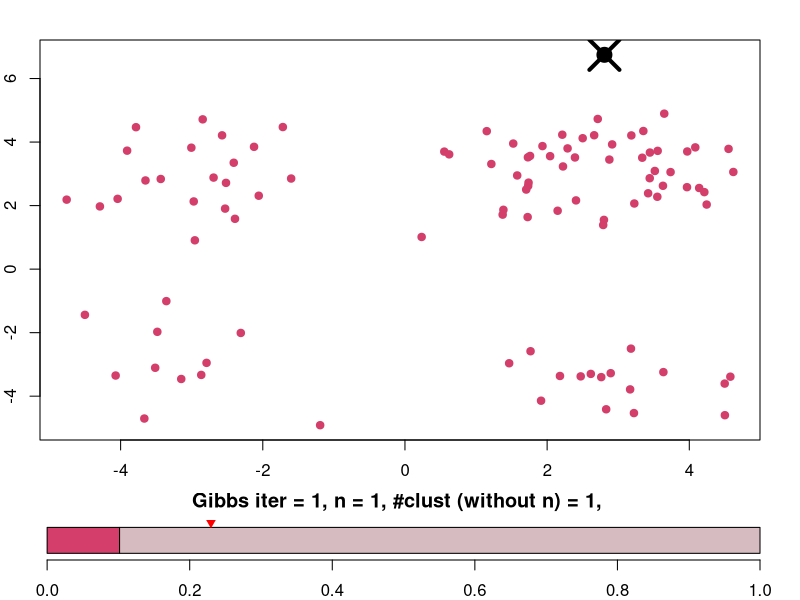
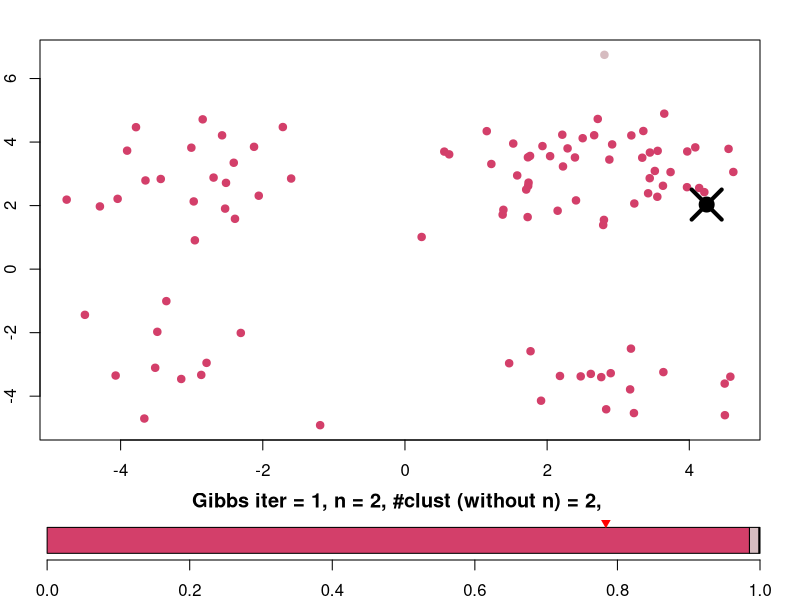
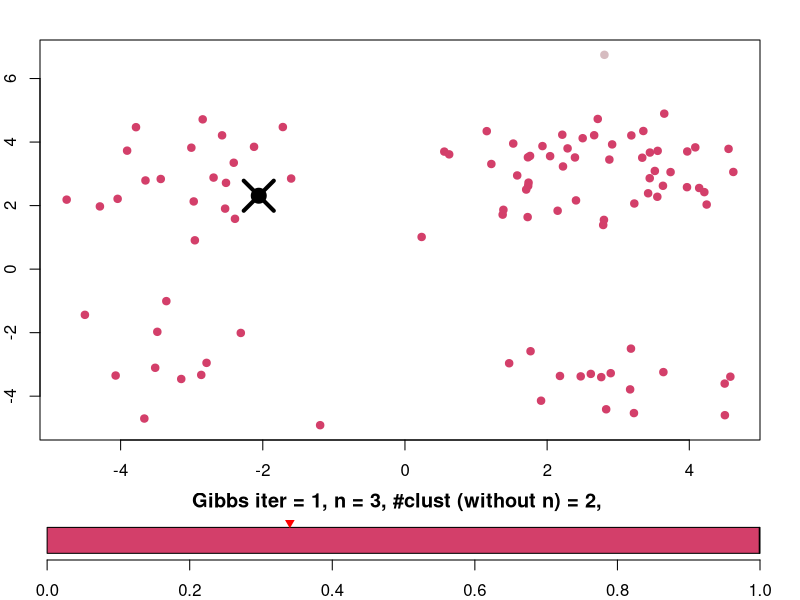
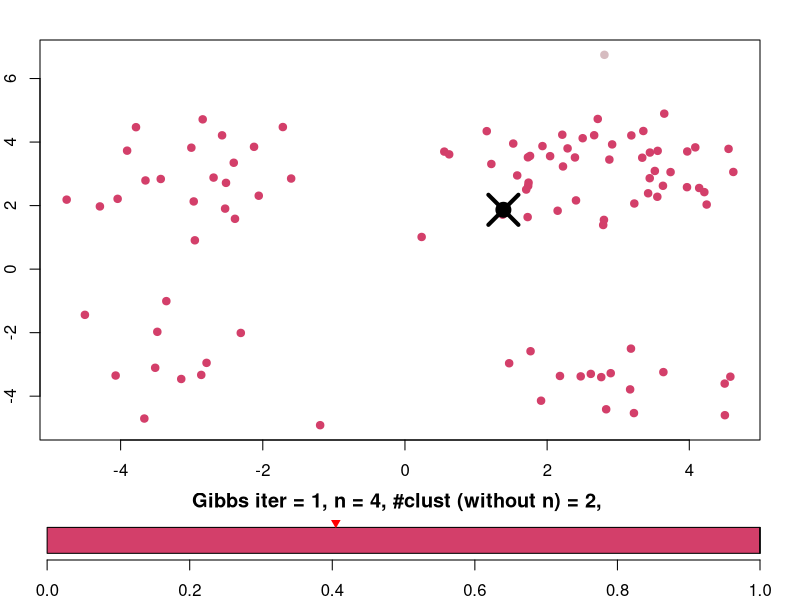
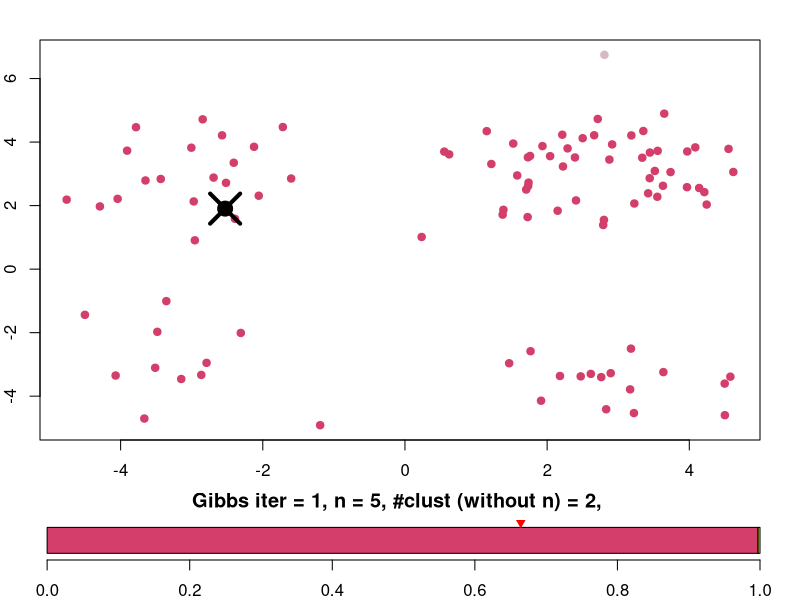
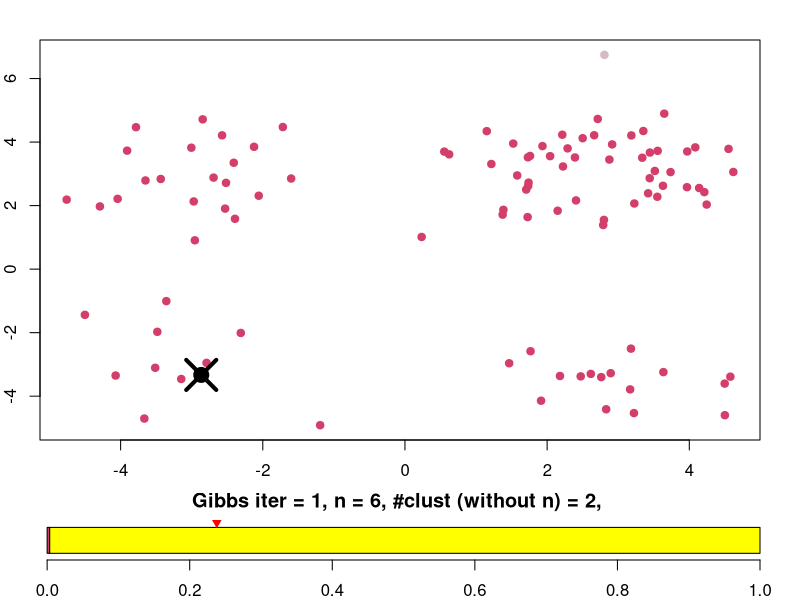
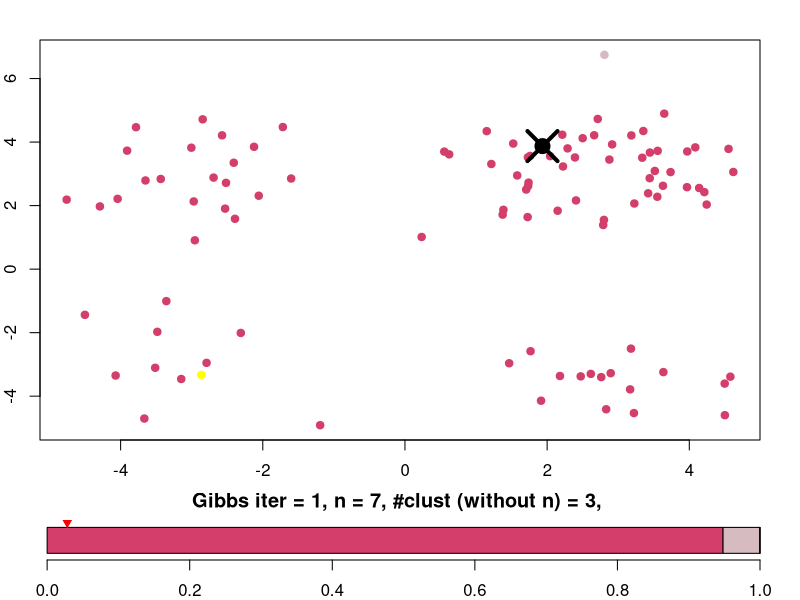
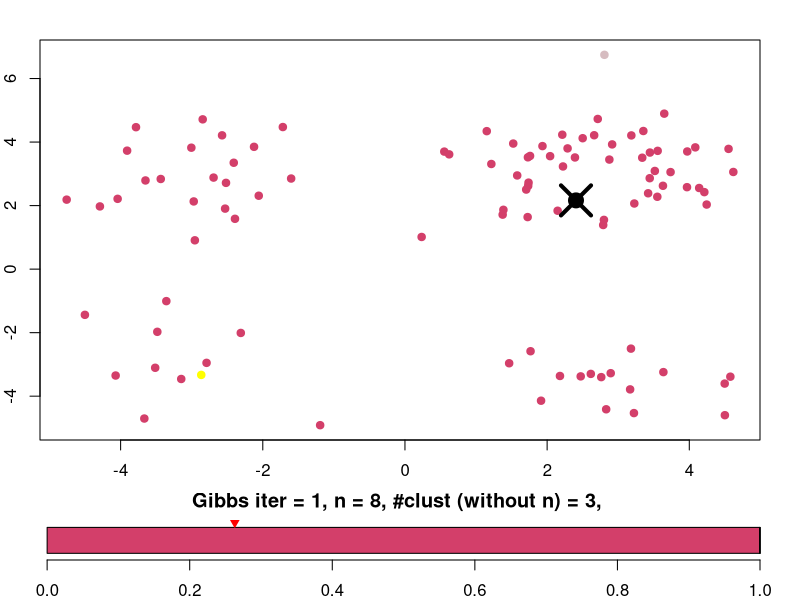

These charts were generated, in order, by the following R code: (Note: a time limit stopped this script after it produced the figures.)
# A Gibbs sampler for a CRP Gaussian mixture model
# Algorithm 3 in Neal 2000
# Copyright (C) 2017, Tamara Broderick
# www.tamarabroderick.com

#    This program is free software: you can redistribute it and/or modify
#    it under the terms of the GNU General Public License as published by
#    the Free Software Foundation, either version 3 of the License, or
#    (at your option) any later version.
#
#    This program is distributed in the hope that it will be useful,
#    but WITHOUT ANY WARRANTY; without even the implied warranty of
#    MERCHANTABILITY or FITNESS FOR A PARTICULAR PURPOSE.  See the
#    GNU General Public License for more details.
#
#    You should have received a copy of the GNU General Public License
#    along with this program.  If not, see <http://www.gnu.org/licenses/>.

# useful for working with multivariate normal distributions
library(mvtnorm)

# Note: default function call at the end

ex9_gen_data <- function(Ndata, sd) {
# generate Gaussian mixture model data for inference later
#
# Args:
#  Ndata: number of data points to generate
#  sd: covariance matrix of data points around the
#      cluster-specific mean is [sd^2, 0; 0, sd^2];
#      i.e. this is the standard deviation in either direction
#
# Returns:
#  x: an Ndata x D matrix of data points (D=2 data dimensions)
#  z: an Ndata-long vector of cluster assignments
#  mu: a K x D matrix of cluster means,
#      where K is the number of clusters

	# matrix of cluster centers: one in each quadrant
	mu = matrix(c(3,3, -3,3, 3,-3, -3,-3), ncol=2, byrow=TRUE)
	# vector of component frequencies
	rho = c(0.5,0.3,0.2,0.1)

	# assign each data point to a component
	z = sample(1:length(rho), Ndata, replace=TRUE, prob=rho)
	# draw each data point according to the cluster-specific
	# likelihood of its component
	x = cbind(rnorm(rep(NA,Ndata), mu[z,1], rep(sd,Ndata)),
		rnorm(rep(NA,Ndata), mu[z,2], rep(sd,Ndata)))
	
	# return the data.
	# also return the cluster centers and means in case
	# that is useful for comparison
	list("x" = x, "z" = z, "mu" = mu)
}

ex9_crp_gibbs <- function(data, sd, initz) {
# Run a Gibbs sampler for a CRP Gaussian mixture model
# on the data
#
# Args:
#  data: an Ndata x D matrix of data points
#  sd: we assume the Gaussian likelihood around any
#      cluster mean has covariance matrix diag(sd^2,...,sd^2);
#      so this is the standard deviation in any direction
#  initz: vector of strictly positive integers; initial
#      assignments of data points to clusters; takes
#      values 1,...,K
#
# Returns:
#  Nothing
#
# Note:
#  Has been tested only on D=2

	# supposedly a collection of colors that
	# are easily visually separated on the screen
	# obtained from: https://graphicdesign.stackexchange.com/questions/3682/where-can-i-find-a-large-palette-set-of-contrasting-colors-for-coloring-many-d
	sep_colors = c("#023FA5","#7D87B9","#BEC1D4","#D6BCC0","#BB7784","yellow","#4A6FE3","#8595E1","#B5BBE3","#E6AFB9","#E07B91","#D33F6A", "#11C638","#8DD593","#C6DEC7","#EAD3C6","#F0B98D","#EF9708","#0FCFC0","#9CDED6","#D5EAE7","#F3E1EB","#F6C4E1","#F79CD4")
	palette(sample(sep_colors, replace=FALSE))

	# setup the plot into two parts:
	# the data and the probabilities for Gibbs sampling
	par(mar = rep(2,4))
	layout(matrix(c(1,2), 2, 1, byrow=TRUE),
        	heights=c(4,1)
        )
	
	# don't exceed this many Gibbs iterations
	maxIters = 1000
	# the algorithm will pause and plot after this
	# iteration number; 0 ensures it will plot right off
	minPauseIter = 0

	# just setting alpha for inference.
	# a small alpha encourages a small number of clusters
	alpha = 0.01

	# dimension of the data points
	data_dim = ncol(data)
	# cluster-specific covariance matrix
	Sig = diag(sd^2,data_dim)
	# prior covariance matrix
	Sig0 = diag(3^2,data_dim)
	# cluster-specific precision (Sig^{-1})
	Prec = solve(Sig)
	# prior precision (Sig^{-1})
	Prec0 = solve(Sig0)
	# prior mean on cluster parameters
	mu0 = matrix(c(0,0), ncol=2, byrow=TRUE)
	# number of data points
	Ndata = nrow(data)

	# initialize the sampler
	z = initz  # initial cluster assignments
	counts = as.vector(table(z))  # initial data counts at each cluster
	Nclust = length(counts)	  # initial number of clusters

	# run the Gibbs sampler
	for(iter in 1:maxIters) {
		# take a Gibbs step at each data point
		for(n in 1:Ndata) {
			# get rid of the nth data point
			c = z[n]
			counts[c] = counts[c] - 1
			# if the nth data point was the only point in a cluster,
			# get rid of that cluster
			if(counts[c]==0) {
				counts[c] = counts[Nclust]
				loc_z = (z==Nclust)
				z[loc_z] = c
				counts = counts[-Nclust]
				Nclust = Nclust - 1
			}
			z[n] = -1  # ensures z[n] doesn't get counted as a cluster

			# unnormalized log probabilities for the clusters
			log_weights = rep(NA,Nclust+1)
			# find the unnormalized log probabilities
			# for each existing cluster
			for(c in 1:Nclust) {
				c_Precision = Prec0 + counts[c] * Prec
				c_Sig = solve(c_Precision)
				# find all of the points in this cluster
				loc_z = which(z==c)
				# sum all the points in this cluster
				if(length(loc_z) > 1) {
					sum_data = colSums(data[z == c,])
				} else {
					sum_data = data[z==c,]
				}
				c_mean = c_Sig %*% (Prec %*% sum_data + Prec0 %*% t(mu0))
				log_weights[c] = log(counts[c]) + dmvnorm(data[n,], mean = c_mean, sigma = c_Sig + Sig, log = TRUE)
			}
			# find the unnormalized log probability
			# for the "new" cluster
			log_weights[Nclust+1] = log(alpha) + dmvnorm(data[n,], mean = mu0, sigma = Sig0 + Sig, log = TRUE)

			# transform unnormalized log probabilities
			# into probabilities
			max_weight = max(log_weights)
			log_weights = log_weights - max_weight
			loc_probs = exp(log_weights)
			loc_probs = loc_probs / sum(loc_probs)

			# sample which cluster this point should
			# belong to
			newz = sample(1:(Nclust+1), 1, replace=TRUE, prob=loc_probs)
			# if necessary, instantiate a new cluster
			if(newz == Nclust + 1) {
				counts = c(counts,0)
				Nclust = Nclust + 1
			}
			z[n] = newz
			# update the cluster counts
			counts[newz] = counts[newz] + 1
	
		# if desired, plot the progress of the sampler
		if(iter >= minPauseIter) {		
		
		# in the top plot, plot the points,
		# colored by cluster assignment in this sampler step
		plot(data, col=z, pch=19)
		# highlight which point is currently being sampled
		points(data[n,1], data[n,2], col="black", pch=4, lwd=4, cex=4)
		points(data[n,1], data[n,2], col="black", pch=19, lwd=1, cex=2)
	
		# plot the cluster probabilities for the Gibbs sampler.
		# color the probabilities by cluster
		barplot(as.matrix(loc_probs,nrow=length(loc_probs)),
        	        beside=FALSE,
        	        horiz=TRUE,
        	        ylim=c(0,1),
        	        width=0.7,
			col=palette(),
			main = paste("Gibbs iter = ", toString(iter),
        	        	", n = ", toString(n),
        	        	", #clust (without n) = ", toString(length(loc_probs)-1),
               		 	", ",
               		 	sep="")
			)

		# in the bottom plot, plot the Gibbs probabilities and sample
		u = loc_probs[newz] * runif(1)
		uplot = cumsum(loc_probs)[newz] - u
		# plot the uniform random number used to draw a probability
		points(uplot, 1, pch=25, col="red", bg="red")

		# Generate a new draw for each press of "enter"
                # Press 'x' when finished.
		# Enter a number to progress that many full
		# Gibbs iterations into the future.
		line <- readline()
        	if(line == "x") {
        	        dev.off()
        	        return("done")
        	} else if(line == "") {
        	} else {
        	        minPauseIter = iter + as.numeric(line)
        	}
		}
		}
	}
}

# generate a data set with 100 data points
data <- ex9_gen_data(Ndata=100,sd=1)
# run a CRP Gibbs sampler
# initialized with all data points in the same cluster
ex9_crp_gibbs(data=data$x, sd=1, initz=rep(1,100))
